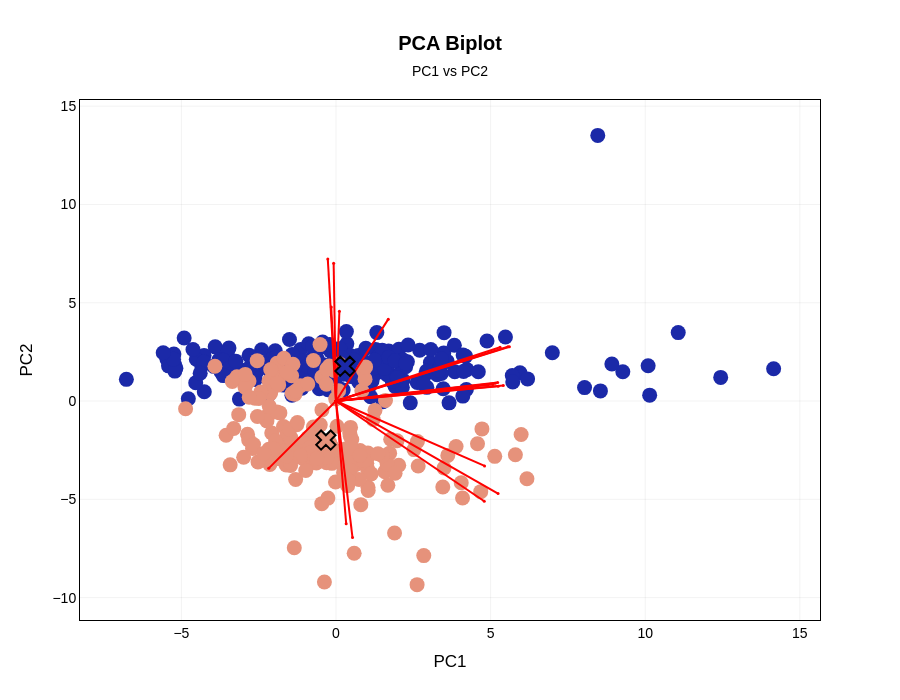

Source (notebook cell):
### Markdown cell above
## PC1-PC2 biplot

### Code cell
# Prepare data
X = sampled_GS.iloc[:, :-1].values  # All columns except the last as features
y = sampled_GS.iloc[:, -1].values   # Last column as target variable

# Convert categorical target to numeric if necessary
if y.dtype == 'object' or y.dtype.name == 'category':
    le = LabelEncoder()
    y = le.fit_transform(y)  # Converts categorical labels into numeric labels

# Scale the data
scaler = StandardScaler()
X = scaler.fit_transform(X)    

# PCA transformation
pca = PCA()
x_new = pca.fit_transform(X)

# Get the PCA loadings (components_ is shape: [n_components, n_features])
loadings = pca.components_

# Number of top variables to show per PC
top_n = 10

# Get top variables per PC by absolute contribution
top_vars = set()
for i in range(2):  # for PC1, PC2, PC3
    component = loadings[i]
    top_indices = np.argsort(np.abs(component))[-top_n:]
    top_vars.update(top_indices)

# Convert to sorted list for consistency
selected_vars = sorted(top_vars)

# Plot
interactive_PCA_biplot(x_new[:, 0:2], np.transpose(pca.components_[0:2, :]),
                       labels=sampled_GS.columns[:-1], y=y,
                       selected_vars=selected_vars, pc_indices=(0, 1))

### Figure 1 — Plotly figure (JSON) as saved in the notebook; plotly's stock layout.template omitted (floating-point values rounded to 4 significant figures; data arrays with more than 128 entries replaced by an {"elided": "..."} marker saying what was removed)
{"data": [{"hoverinfo": "text", "marker": {"color": "#1b29a8", "size": 15}, "mode": "markers", "showlegend": true, "text": {"elided": "238 str values"}, "type": "scatter", "x": {"elided": "238 float values"}, "y": {"elided": "238 float values"}}, {"hoverinfo": "text", "marker": {"color": "#e6927b", "size": 15}, "mode": "markers", "showlegend": true, "text": {"elided": "212 str values"}, "type": "scatter", "x": {"elided": "212 float values"}, "y": {"elided": "212 float values"}}, {"hoverinfo": "text", "hovertext": "total_arm_speed_peak_n", "line": {"color": "red"}, "marker": {"size": 3}, "mode": "lines+markers", "type": "scatter", "x": [0, -0.07588], "y": [0, 7.012]}, {"hoverinfo": "text", "hovertext": "total_arm_speed_ipi_avg", "line": {"color": "red"}, "marker": {"size": 3}, "mode": "lines+markers", "type": "scatter", "x": [0, 0.3298], "y": [0, -6.237]}, {"hoverinfo": "text", "hovertext": "total_arm_speed_integral", "line": {"color": "red"}, "marker": {"size": 3}, "mode": "lines+markers", "type": "scatter", "x": [0, 1.692], "y": [0, 4.166]}, {"hoverinfo": "text", "hovertext": "total_arm_acceleration_Gmean", "line": {"color": "red"}, "marker": {"size": 3}, "mode": "lines+markers", "type": "scatter", "x": [0, 5.242], "y": [0, -4.709]}, {"hoverinfo": "text", "hovertext": "total_arm_acceleration_Gstd", "line": {"color": "red"}, "marker": {"size": 3}, "mode": "lines+markers", "type": "scatter", "x": [0, 4.804], "y": [0, -3.298]}, {"hoverinfo": "text", "hovertext": "total_arm_acceleration_peak_mean", "line": {"color": "red"}, "marker": {"size": 3}, "mode": "lines+markers", "type": "scatter", "x": [0, 4.795], "y": [0, -5.098]}, {"hoverinfo": "text", "hovertext": "total_arm_acceleration_peak_n", "line": {"color": "red"}, "marker": {"size": 3}, "mode": "lines+markers", "type": "scatter", "x": [0, -0.2651], "y": [0, 7.23]}, {"hoverinfo": "text", "hovertext": "total_arm_acceleration_ipi_avg", "line": {"color": "red"}, "marker": {"size": 3}, "mode": "lines+markers", "type": "scatter", "x": [0, 0.5343], "y": [0, -6.946]}, {"hoverinfo": "text", "hovertext": "lwrist_centre_Gstd", "line": {"color": "red"}, "marker": {"size": 3}, "mode": "lines+markers", "type": "scatter", "x": [0, 5.247], "y": [0, 0.7509]}, {"hoverinfo": "text", "hovertext": "lwrist_centre_peak_std", "line": {"color": "red"}, "marker": {"size": 3}, "mode": "lines+markers", "type": "scatter", "x": [0, 5.228], "y": [0, 0.9428]}, {"hoverinfo": "text", "hovertext": "lwrist_centre_peak_n", "line": {"color": "red"}, "marker": {"size": 3}, "mode": "lines+markers", "type": "scatter", "x": [0, 0.1101], "y": [0, 4.562]}, {"hoverinfo": "text", "hovertext": "lwrist_centre_ts_range", "line": {"color": "red"}, "marker": {"size": 3}, "mode": "lines+markers", "type": "scatter", "x": [0, 5.153], "y": [0, 0.8997]}, {"hoverinfo": "text", "hovertext": "rwrist_centre_Gmean", "line": {"color": "red"}, "marker": {"size": 3}, "mode": "lines+markers", "type": "scatter", "x": [0, 5.074], "y": [0, 0.8351]}, {"hoverinfo": "text", "hovertext": "rwrist_centre_Gstd", "line": {"color": "red"}, "marker": {"size": 3}, "mode": "lines+markers", "type": "scatter", "x": [0, 5.562], "y": [0, 2.762]}, {"hoverinfo": "text", "hovertext": "rwrist_centre_peak_mean", "line": {"color": "red"}, "marker": {"size": 3}, "mode": "lines+markers", "type": "scatter", "x": [0, 5.41], "y": [0, 0.7947]}, {"hoverinfo": "text", "hovertext": "rwrist_centre_peak_std", "line": {"color": "red"}, "marker": {"size": 3}, "mode": "lines+markers", "type": "scatter", "x": [0, 5.306], "y": [0, 2.734]}, {"hoverinfo": "text", "hovertext": "rwrist_centre_peak_n", "line": {"color": "red"}, "marker": {"size": 3}, "mode": "lines+markers", "type": "scatter", "x": [0, -0.1539], "y": [0, 4.787]}, {"hoverinfo": "text", "hovertext": "rwrist_centre_sampen", "line": {"color": "red"}, "marker": {"size": 3}, "mode": "lines+markers", "type": "scatter", "x": [0, -2.176], "y": [0, -3.425]}, {"hoverinfo": "text", "hovertext": "rwrist_centre_ts_range", "line": {"color": "red"}, "marker": {"size": 3}, "mode": "lines+markers", "type": "scatter", "x": [0, 5.608], "y": [0, 2.762]}, {"marker": {"color": "#1b29a8", "line": {"color": "black", "width": 2}, "size": 17, "symbol": "x"}, "mode": "markers+text", "type": "scatter", "x": [0.2915], "y": [1.768]}, {"marker": {"color": "#e6927b", "line": {"color": "black", "width": 2}, "size": 17, "symbol": "x"}, "mode": "markers+text", "type": "scatter", "x": [-0.3273], "y": [-1.985]}], "layout": {"font": {"color": "black", "family": "Arial", "size": 14}, "height": 700, "hovermode": "closest", "paper_bgcolor": "white", "plot_bgcolor": "white", "showlegend": false, "title": {"text": "<b>PCA Biplot</b><br><span style='font-size:14px;'>PC1 vs PC2</span>", "x": 0.5, "xanchor": "center"}, "width": 900, "xaxis": {"gridcolor": "rgba(0,0,0,0.05)", "linecolor": "black", "mirror": true, "title": {"text": "PC1"}, "zeroline": false}, "yaxis": {"gridcolor": "rgba(0,0,0,0.05)", "linecolor": "black", "mirror": true, "title": {"text": "PC2"}, "zeroline": false}}}
